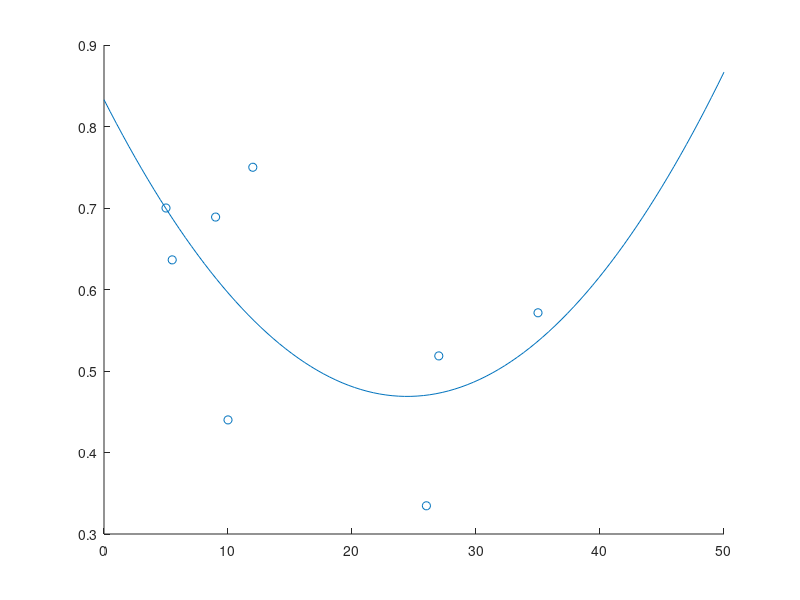

Write MATLAB code to recreate this figure. (Note: this script raises an error after producing the figure.)
%% Entering Data and visualizing it (WE NEED TO DO SOMETHING ABOUT THIS!!!!!)
%Empty_Weight = [8, 5, 3.7, 12, 14.9, 1.95, 11.5, 1.5, 6]; 
%MTOW = [9.5, 10, 4.7, 18, 21.5, 5.9, 14.5, 2.2, 10];
MTOW = [10,27,5.5,35,12,9,5,26];
Empty_Weight = [4.4,14,3.5,20,9,6.2,3.5,8.7];


p = polyfit(MTOW, Empty_Weight./MTOW, 2);
x = linspace(0,50,100);
y = p(1)*x.^2 + p(2)*x + p(3);

figure
hold on
scatter(MTOW,Empty_Weight./MTOW)
plot(x,y)

%% Finding A, L by curve fitting
sol = fmincon(@(X) find_AL(X,MTOW,Empty_Weight./MTOW),[1,0])
find_AL(sol,MTOW,Empty_Weight./MTOW);
%% Power Calculation
%% Energy and Battery Weight Fraction Estimation
Mass = 10; %(Can be anything, will be cancelled in the final battery weight estimation)
W = Mass*9.81;
LbyD = 9;

Ptakeoff = (W/LbyD)*1.2*12;
Etakeoff = Ptakeoff*30;

P_climb = (12.5/LbyD)*W;
E_Climb = P_climb*120;

P_CruiseLoit = (20/LbyD)*W;
E_CruiseLoit = P_CruiseLoit*2*60*60;

Total_Energy = 2*Etakeoff + 2*E_Climb + E_CruiseLoit;

Battery_Energy_Density = 260; % W h/ Kg
Battery_Weight = Total_Energy/(Battery_Energy_Density*60*60);
Battery_Weight_Fraction = Battery_Weight/Mass;
display(Battery_Weight_Fraction);
%% Iterative Loop to find initial estimate of weight
A = sol(1);
L = sol(2);
W_p = 2; % Kg (We have to find this)
Battery_Weight_Fraction; % (Calculated in Battery Estimation)

figure
hold on
grid on
ylabel('Weight')
xlabel('Iteration Number')
title('Convergence of Weight')
n = 20;
W = linspace(5,15,n);
for k = 1:n
    w1 = W(k); % Kg (Just an initial guess)
    i = 1;
    diff = 10;
    array = zeros(1,2);
    array = [i w1];
    while abs(diff)>0.00001 
        empty_frac = find_empty_frac(A,L,w1);
        w2 = W_p/(1-Battery_Weight_Fraction-empty_frac); 
        diff = (w2-w1)/w1;
        w1 = w2;
        i=i+1;
        array(i,:) = [i w1];
        if i>100
            break
        end
    end
    % display(w1)
    plot(array(:,1),array(:,2), 'Color','b')
end

%%
function y = find_empty_frac(A,L,W)
y = A*W.^L;
end

function cost = find_AL(X,MW,frac)
A = X(1);
L = X(2);
y = A*MW.^L;
error = (frac-y)./y;
cost = error*error';
end
